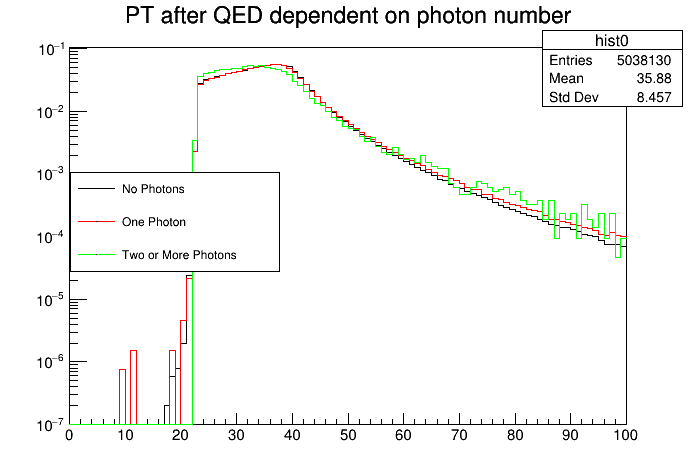

Source code (Python):

# 1) Try to make some plots of the distribution of the number of photons using TTree::Draw.
# You could write an expression like “int(mu_truth_leading_photon_pt > 0) + int(mu_truth_subleading_photon_pt > 0)"
# 2) Make plots of the bare muon pT for events with 0,1,2 photons
# 3) Try to get the W mass fitting code to work with these variables. Use mu_truth_bare_pt and V_TRUE_M (for the weight).
# mu_truth_leading_photon_pt = 0 // the pT of the highest pT photon near the muon (if there is one)
# mu_truth_subleading_photon_pt = 0// the pT of the second highest pT photon...
data_path = "/storage/epp2/phshgg/Public/MPhysProject_2021_2022/ProcessTuples/Wp_W_13TeV_SmearingOff_AlignCorrOff_MomScaleCorrOff.root"
# Week 4-5
#imports
from ROOT import gROOT
gROOT.SetBatch(True)
import ROOT as r
import numpy as np
from array import array #this is for the chi square plotting

ifile = r.TFile(data_path)
tree = ifile.Get('DecayTree')

#define any relevant variables
w_boson_width_gev = 2.028     #in GeV from https://arxiv.org/abs/0909.4814

#create empty histograms from a histogram template
N_bin = 100
hist0 = r.TH1F('hist0','No Photons',N_bin,0.0,100.0)
hist1 = r.TH1F('hist1','One Photon',N_bin,0.0,100.0)
hist2 = r.TH1F('hist2','Two or More Photons',N_bin,0.0,100.0)

#photon number is 22
for i, entry in enumerate(tree):
    if  entry.mu_truth_leading_photon_pt == 0: hist0.Fill(entry.mu_truth_bare_pt)#no photons
    elif  entry.mu_truth_subleading_photon_pt == 0: hist1.Fill(entry.mu_truth_bare_pt) # 1 photon
    else: n_photons = hist2.Fill(entry.mu_truth_bare_pt) # more than 1 photon
    # if i > 1000: break

hist0.Scale(1./hist0.Integral())
hist1.Scale(1./hist1.Integral())
hist2.Scale(1./hist2.Integral())

c = r.TCanvas('PT dependent on photon number')
c.SetLogy()
hist0.SetLineColor(1)
hist1.SetLineColor(2)
hist2.SetLineColor(3)
hist0.Draw('HIST')
hist1.Draw('HIST SAME')
hist2.Draw('HIST SAME')
c.BuildLegend()
hist0.SetTitle('PT after QED dependent on photon number')
c.Print('mu_PT_QED_photon_no.png')
